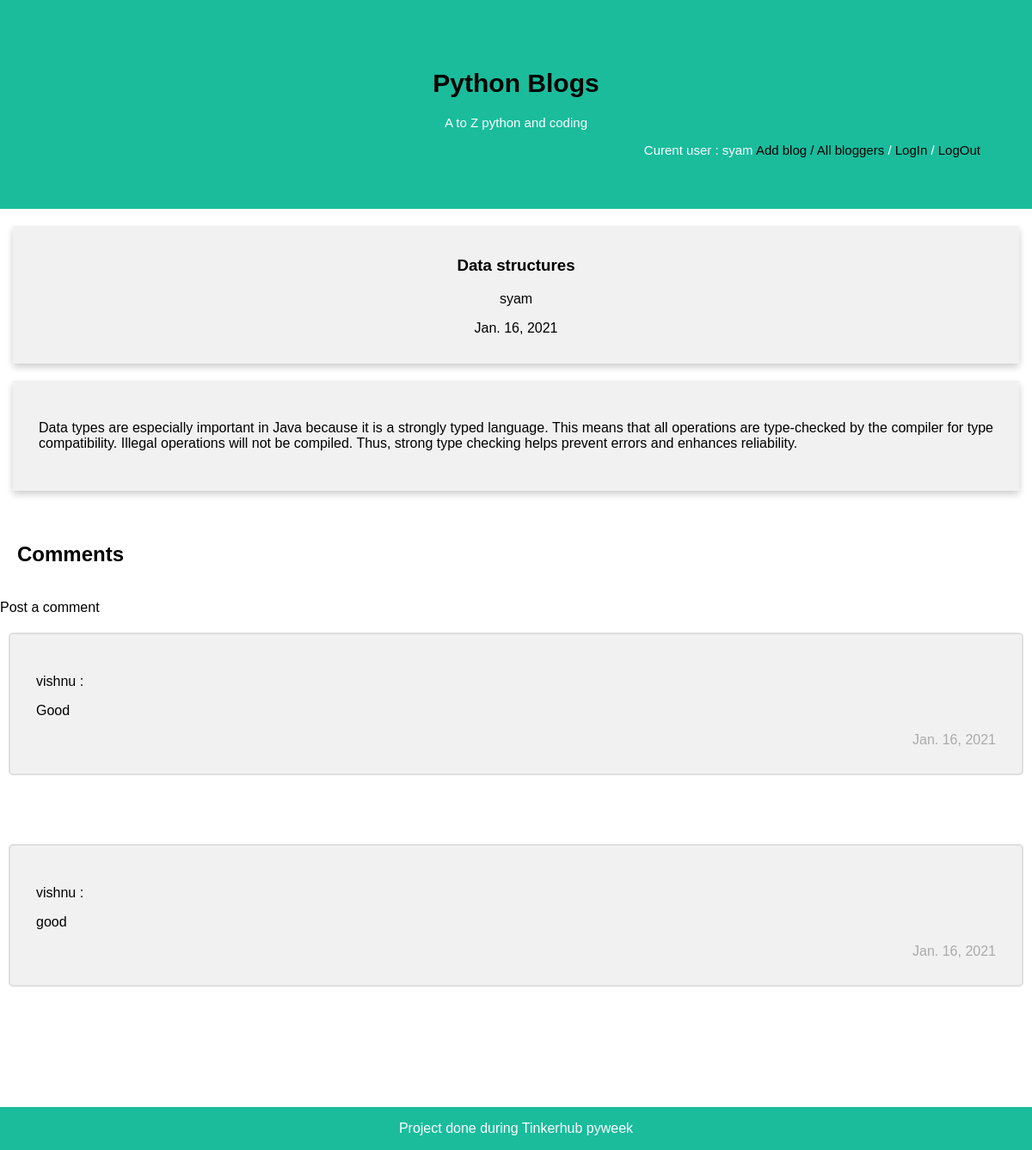
/blog/8/ (signed in), run on the app's committed database.
### blog/models.py (models this page shows, shortened)
class Article(models.Model):
    name=models.CharField(max_length=100)
    content=models.CharField(max_length=1500,)
    publishing_date=models.DateField(default=date.today)
    author=models.ForeignKey(Author, on_delete=models.SET_NULL,null=True)
    class Meta:
        ordering=["-publishing_date"]

class Author(models.Model):
    user = models.OneToOneField(User, on_delete=models.SET_NULL,null=True)
    class Meta:
        ordering=["user"]
    def __str__(self):
        return self.user.username

class Comment(models.Model):
    comment_text=models.CharField(max_length=200)
    person=models.ForeignKey(User,on_delete=models.SET_NULL,null=True)
    date=models.DateField(auto_now_add=True)
    article=models.ForeignKey(Article,on_delete=models.CASCADE)
    class Meta:
        ordering=['date']

### blog/views.py (the view)
# urls.py: path('blog/<int:pk>/', blogView, name='blog-view'),
def blogView(request, pk):
    blog=get_object_or_404(Article, pk=pk)
    comments=Comment.objects.filter(article=blog)
    context = {
        'blog': blog,
        'comments':comments
        }
    return render(request, 'blog.html', context=context)

### blog/templates/blog.html (shortened to what this page needs)
{% extends 'base.html' %} {% block content %}
    <div class="row">
      <div class="card">
        <a href="#"> <h3>{{ blog.name }}</h3></a>
        <a href="#"><p>{{ blog.author }}</p></a>
        <p>{{ blog.publishing_date }}</p>
      </div>
      <div class="card" style="text-align: justify; padding: 30px;">
        <p>
          {{ blog.content }}</p>
      </div>
    </div>
    <div class="comments">
      <h2 style="padding: 20px; font-size: 18;">Comments</h2>
      {% if user.is_authenticated %}
        <span>
          <a href="{% url 'CommentForm'  %}" class="top-menu"> <div class="btn"> Post a comment</div></a>
        </span>
        {% endif %}
      {% if comments %}
      {% for comment in comments %}
      <div class="container" style="margin-bottom: 80px;">
       <p>{{ comment.person}} :</p>
        <p>{{ comment.comment_text }}</p>
        <span class="time-right">{{ comment.date }}</span>
      </div>
      {% endfor %}
      {% else %}
      <p>NO comments</p>
      {% endif %}
    </div>
    {% endblock %}

### blog/templates/base.html (shortened to what this page needs)
<!DOCTYPE html>
<html lang="en">
  <head>
    {% load static %}
    <link rel="stylesheet" href="{% static 'css/style.css' %}" />
  </head>
  <body style="margin: 0%">
    <div class="header">
      <a href="{% url 'blogs_list' %}">
        <h1>Python Blogs</h1>
      </a>
      <p>A to Z python and coding</p>
      <div class="signin" style="text-align: end">
        {% if user.is_authenticated %}
        <span>
          Curent user : {{ user.get_username }}
          <a href="{% url 'addblog' %}" class="top-menu"> Add blog </a>
        </span>
        {% endif %}
        <a href="{% url 'bloggers' %}"> / All bloggers </a>
        /
        <a href="{% url 'login'%}?next={{request.path}}"> LogIn </a>
        /
        <a href="{% url 'logout'%}?next={{request.path}}"> LogOut </a>
      </div>
    </div>
    {% block content %}
    {% endblock %}
    <div class="space" style="height: 10px; ">
    </div>
        <div class="space" style="height: 100px; ">
        </div>
    <div class="footer">
      <p>Project done during Tinkerhub pyweek</p>
    </div>
  </body>
</html>

### blog/static/css/style.css (style rules this page uses)
.header { padding: 60px; text-align: center; background: #1abc9c; color: white; font-size: 15px; }
.footer { position: fixed; left: 0%; bottom: 0%; width: 100%; background-color: #1abc9c; color: white; text-align: center; }
* { box-sizing: border-box; }
body { font-family: Arial, Helvetica, sans-serif; }
.row { margin: 0 -5px; }
a { text-decoration: none; color: black; }
.row::after { content: ""; display: table; clear: both; }
.card { box-shadow: 0 4px 8px 0 rgba(0, 0, 0, 0.2); padding: 16px; text-align: center; background-color: #f1f1f1; margin: 20px; }
.container { border: 2px solid #dedede; background-color: #f1f1f1; border-radius: 5px; padding: 30px 30px; margin: 20px 10px; }
.container::after { content: ""; clear: both; display: table; }
.time-right { float: right; color: #aaa; }

### data on the page
Article: name "Data structures", author "syam", publishing_date "Jan. 16, 2021", content "Data types are especially important in Java because it is a strongly typed language. This means that all operations are type-checked by the compiler for type compatibility. Illegal operations will not be compiled. Thus, strong type checking helps prevent errors and enhances reliability."
Comment: person "vishnu", comment_text "Good", date "Jan. 16, 2021"
Comment: person "vishnu", comment_text "good", date "Jan. 16, 2021"

### other printed values
{{ user.get_username }} "syam"
